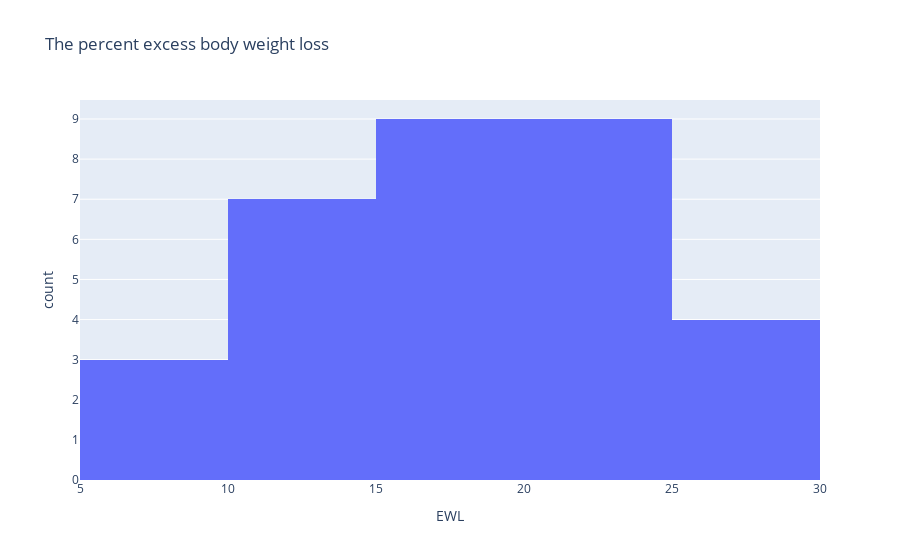

This figure's notebook cell:
### Markdown cell above
**A small-scale clinical trial is conducted to compare the efficacy of two drugs (A and B) in reduction of excess body weight. Drug (A or B), age, and gender were recorded at the baseline. The percent excess body weight loss (EWL) was recorded 3 months into the study. The data are available on 32 subjects:**

### Code cell
import pandas as pd
import plotly.express as px
from scipy.stats import norm
import numpy as np
import plotly.graph_objs as go
from statsmodels.formula.api import ols

# Load the data from CSV
df = pd.read_csv('EBW.csv')


# Create a histogram
fig = px.histogram(df, x="EWL",
                   title="The percent excess body weight loss")
fig.show()


# Encode categorical features  
df = pd.get_dummies(df, columns=['drug', 'gender'])

# Define formula 
formula = 'EWL ~ C(gender_F) + C(drug_B) + age'

# Fit ANOVA model
model = ols(formula, data=df).fit()

# Print model summary
print(model.summary())

### Figure 1 — Plotly figure (JSON) as saved in the notebook; plotly's stock layout.template omitted (floating-point values rounded to 4 significant figures)
{"data": [{"alignmentgroup": "True", "bingroup": "x", "hovertemplate": "EWL=%{x}<br>count=%{y}<extra></extra>", "legendgroup": "", "marker": {"color": "#636efa", "pattern": {"shape": ""}}, "name": "", "offsetgroup": "", "orientation": "v", "showlegend": false, "type": "histogram", "x": [14.2, 25.4, 14.1, 20, 11.7, 16.6, 15.9, 17.4, 22.8, 16.7, 12.7, 15, 8.4, 11.2, 17.3, 20.5, 6.7, 29.4, 21.9, 23.6, 23.8, 7.4, 23.1, 16.8, 14.1, 24.6, 17.8, 27.8, 10.6, 26.8, 15.7, 23.7], "xaxis": "x", "yaxis": "y"}], "layout": {"barmode": "relative", "legend": {"tracegroupgap": 0}, "title": {"text": "The percent excess body weight loss"}, "xaxis": {"anchor": "y", "domain": [0, 1], "title": {"text": "EWL"}}, "yaxis": {"anchor": "x", "domain": [0, 1], "title": {"text": "count"}}}}
